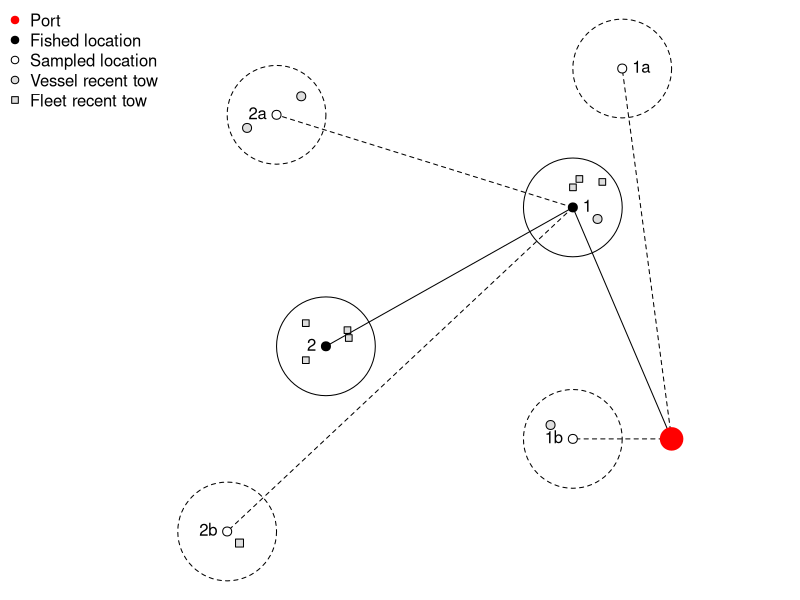
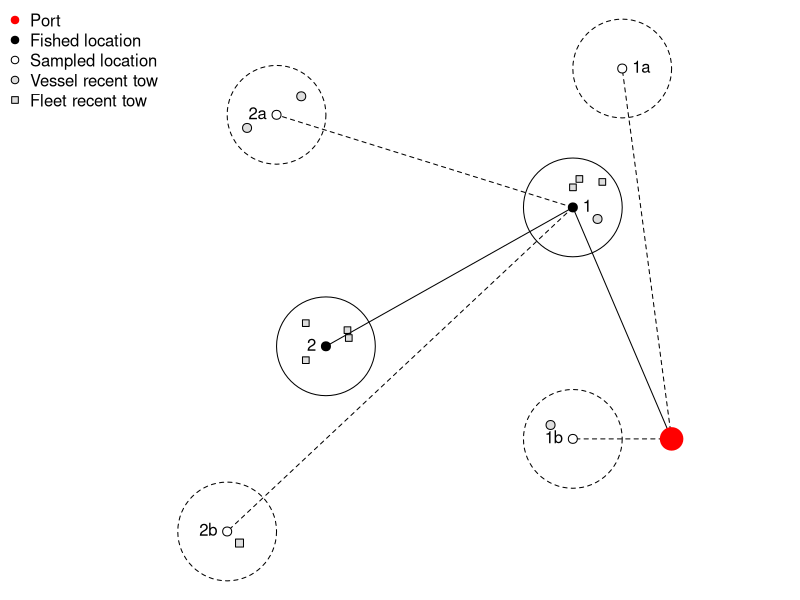
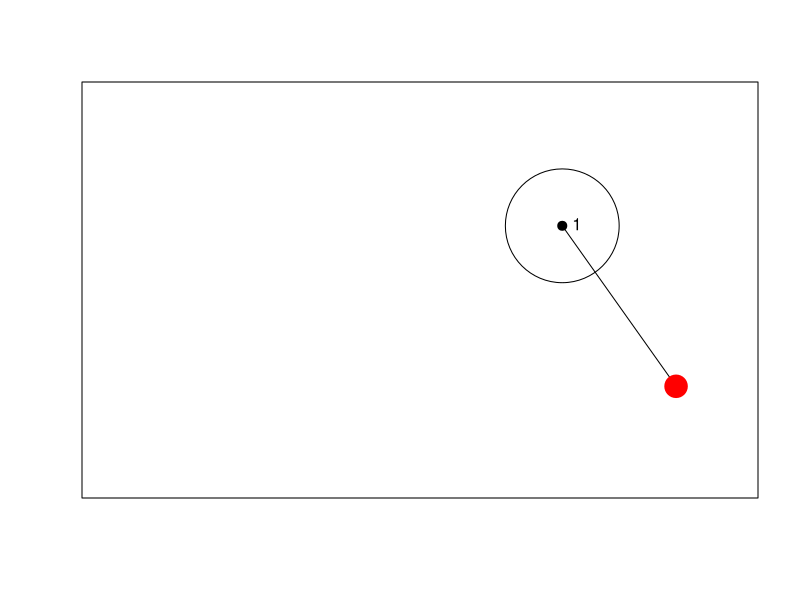
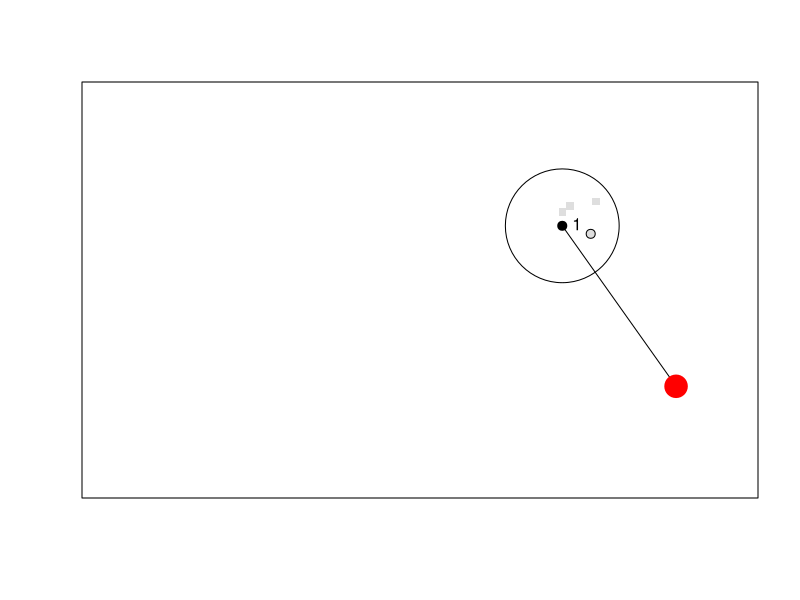
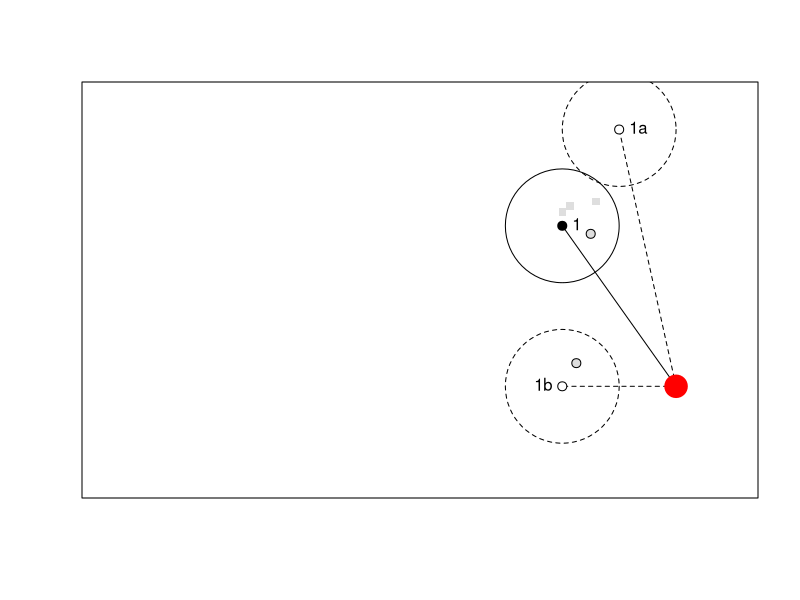

The R source for these figures, in order:
#--------------------------------------------------------
#Choice set schematic figure

# rgb(red, green, blue, alpha, names = NULL, maxColorValue = 1)
tblack <- adjustcolor("gray", alpha.f = .5)

#To Do:
# Add jittered points indicating that the vessel or fleet recently visited

# sample some points within radius
jitters <- function(x = 8, y = 3, radius = 1, n){
  xvals <- runif(min = x - radius, max = x + radius, n = n)
  yvals <- runif(min = y - radius, max = y + radius, n = n)
  return(data.frame(x = xvals, y = yvals))
  # browser()
}

#--------------------------------------------------------
#specify point type, color, and alpha
# setwd("/Users/peterkuriyama/Dropbox/phd/research/ch4")


#--------------------------------------------------------
#Full figure
# pdf(width = 7, height = 7, file = 'figs/ch4_choice_set_ex.pdf')
png(width = 7, height = 7, file = 'figs/ch4_fig1.png',
  res = 150, units = 'in')

par(mar = c(0, 0, 0, 0))
plot(1:10, type = 'n', ylim = c(0, 12), 
  ann = F, axes = F, xlim = c(-3, 12))

#Add distance segments
segments(x0 = 10, x1 = 8, y0 = 3, y1 = 8)
segments(x0 = 8, x1 = 3, y0 = 8, y1 = 5)

#Add radius points
symbols(8, 8, circles = 1, inches = FALSE, fg = 'black', lty = 1, add = T)
symbols(3, 5, circles = 1, inches = FALSE, fg = 'black', lty = 1, add = T)

#empirical tows
points(8, 8, pch = 19, col = 'black', cex = 1.2)
set.seed(301)
jj1 <- jitters(x = 8.5, y = 8.5, radius = .5, n = 3)
jj1[1, 2] <- 8.55

points(jj1, pch = 22,
  bg = tblack, col = 'black')
points(8.5, 7.75, pch = 21, bg = tblack, col = 'black', cex = 1.2)

text(8, 8, '1', pos = 4)

points(3, 5, pch = 19, col = 'black', cex = 1.2)
set.seed(501)
jj <- jitters(x = 3, y = 5, radius = 1, n = 4)
jj[4, 2] <- 5.5
jj[2, 2] <- 4.7

points(jj, pch = 22,
  bg = tblack, col = 'black')
text(3, 5, '2', pos = 2)

#---------------------
#Sampled tows 1
segments(x0 = 10, x1 = 8, y0 = 3, y1 = 3, lty = 2)
segments(x0 = 10, x1 = 9, y0 = 3, y1 = 11, lty = 2)

points(8, 3, pch = 21, bg = 'white', cex = 1.2)
text(8, 3, '1b', pos = 2)
jj3 <- jitters(x = 8, y = 3, radius = .75, n = 1)
jj3$y <- 3.3
points(jj3, pch = 21,
  bg = tblack, col = 'black', cex = 1.2)

points(9, 11, pch = 21, bg = 'white', cex = 1.2)
text(9, 11, '1a', pos = 4)

symbols(8, 3, circles = 1, inches = FALSE, fg = 'black', lty = 2, add = T)
symbols(9, 11, circles = 1, inches = FALSE, fg = 'black', lty = 2, add = T)

#---------------------
#sampled tows 2
segments(x0 = 8, x1 = 2, y0 = 8, y1 = 10, lty = 2)
segments(x0 = 8, x1 = 1, y0 = 8, y1 = 1, lty = 2)

points(2, 10, pch = 21, bg = 'white', cex = 1.2)
text(2, 10, "2a", pos = 2)
jj2 <- jitters(x = 2, y = 10, radius = .75, n = 2)
jj2[1, ] <- c(2.5, 10.4)
points(jj2, pch = 21,
  bg = tblack, col = 'black', cex = 1.2)

points(1, 1, pch = 21, bg = 'white', cex = 1.2)
text(1, 1, "2b", pos = 2)
points(1.25, .75, pch = 22, col = 'black', bg = tblack, cex = 1.2)

symbols(2, 10, circles = 1, inches = FALSE, fg = 'black', lty = 2, add = T)
symbols(1, 1, circles = 1, inches = FALSE, fg = 'black', lty = 2, add = T)

#port point
points(10, 3, pch = 19, col = 'red', cex = 3)

legend("topleft", legend = c("Port", "Fished location", "Sampled location", 
# legend(x = -3.5, y = 5, legend = c("Port", "Fished location", "Sampled location", 
  "Vessel recent tow", "Fleet recent tow"),
  pch = c(19, 19, 21, 21, 22), bty = 'n', 
  col = c('red', 'black', 'black', 'black', 'black'),
  pt.bg = c('white', 'white', 'white', tblack, tblack),
  cex = 1)
dev.off()

#--------------------------------------------------------

tiff(width = 7, height = 7, file = 'figs/ch4_fig1.tiff',
  res = 300, units = 'in')

par(mar = c(0, 0, 0, 0))
plot(1:10, type = 'n', ylim = c(0, 12), 
  ann = F, axes = F, xlim = c(-3, 12))

#Add distance segments
segments(x0 = 10, x1 = 8, y0 = 3, y1 = 8)
segments(x0 = 8, x1 = 3, y0 = 8, y1 = 5)

#Add radius points
symbols(8, 8, circles = 1, inches = FALSE, fg = 'black', lty = 1, add = T)
symbols(3, 5, circles = 1, inches = FALSE, fg = 'black', lty = 1, add = T)

#empirical tows
points(8, 8, pch = 19, col = 'black', cex = 1.2)
set.seed(301)
jj1 <- jitters(x = 8.5, y = 8.5, radius = .5, n = 3)
jj1[1, 2] <- 8.55

points(jj1, pch = 22,
  bg = tblack, col = 'black')
points(8.5, 7.75, pch = 21, bg = tblack, col = 'black', cex = 1.2)

text(8, 8, '1', pos = 4)

points(3, 5, pch = 19, col = 'black', cex = 1.2)
set.seed(501)
jj <- jitters(x = 3, y = 5, radius = 1, n = 4)
jj[4, 2] <- 5.5
jj[2, 2] <- 4.7

points(jj, pch = 22,
  bg = tblack, col = 'black')
text(3, 5, '2', pos = 2)

#---------------------
#Sampled tows 1
segments(x0 = 10, x1 = 8, y0 = 3, y1 = 3, lty = 2)
segments(x0 = 10, x1 = 9, y0 = 3, y1 = 11, lty = 2)

points(8, 3, pch = 21, bg = 'white', cex = 1.2)
text(8, 3, '1b', pos = 2)
jj3 <- jitters(x = 8, y = 3, radius = .75, n = 1)
jj3$y <- 3.3
points(jj3, pch = 21,
  bg = tblack, col = 'black', cex = 1.2)

points(9, 11, pch = 21, bg = 'white', cex = 1.2)
text(9, 11, '1a', pos = 4)

symbols(8, 3, circles = 1, inches = FALSE, fg = 'black', lty = 2, add = T)
symbols(9, 11, circles = 1, inches = FALSE, fg = 'black', lty = 2, add = T)

#---------------------
#sampled tows 2
segments(x0 = 8, x1 = 2, y0 = 8, y1 = 10, lty = 2)
segments(x0 = 8, x1 = 1, y0 = 8, y1 = 1, lty = 2)

points(2, 10, pch = 21, bg = 'white', cex = 1.2)
text(2, 10, "2a", pos = 2)
jj2 <- jitters(x = 2, y = 10, radius = .75, n = 2)
jj2[1, ] <- c(2.5, 10.4)
points(jj2, pch = 21,
  bg = tblack, col = 'black', cex = 1.2)

points(1, 1, pch = 21, bg = 'white', cex = 1.2)
text(1, 1, "2b", pos = 2)
points(1.25, .75, pch = 22, col = 'black', bg = tblack, cex = 1.2)

symbols(2, 10, circles = 1, inches = FALSE, fg = 'black', lty = 2, add = T)
symbols(1, 1, circles = 1, inches = FALSE, fg = 'black', lty = 2, add = T)

#port point
points(10, 3, pch = 19, col = 'red', cex = 3)

legend("topleft", legend = c("Port", "Fished location", "Sampled location", 
# legend(x = -3.5, y = 5, legend = c("Port", "Fished location", "Sampled location", 
  "Vessel recent tow", "Fleet recent tow"),
  pch = c(19, 19, 21, 21, 22), bty = 'n', 
  col = c('red', 'black', 'black', 'black', 'black'),
  pt.bg = c('white', 'white', 'white', tblack, tblack),
  cex = 1)
dev.off()

#--------------------------------------------------------
#Tow 1 figure
png(width = 7, height = 7, file = 'figs/ch4_choice_set_ex_tow1.png',
  res = 150, units = 'in')
plot(1:10, type = 'n', ylim = c(0, 12), 
  ann = F, axes = F, xlim = c(0, 11))
box()
#Add distance segments
segments(x0 = 10, x1 = 8, y0 = 3, y1 = 8)
# segments(x0 = 8, x1 = 3, y0 = 8, y1 = 5)
points(10, 3, pch = 19, col = 'red', cex = 3)
#Add radius points
symbols(8, 8, circles = 1, inches = FALSE, fg = 'black', lty = 1, add = T)
#empirical tows
points(8, 8, pch = 19, col = 'black', cex = 1.2)
text(8, 8, '1', pos = 4)
dev.off()

#--------------------------
png(width = 7, height = 7, file = 'figs/ch4_choice_set_ex_tow1plus.png',
  res = 150, units = 'in')
plot(1:10, type = 'n', ylim = c(0, 12), 
  ann = F, axes = F, xlim = c(0, 11))
box()
#Add distance segments
segments(x0 = 10, x1 = 8, y0 = 3, y1 = 8)
# segments(x0 = 8, x1 = 3, y0 = 8, y1 = 5)
points(10, 3, pch = 19, col = 'red', cex = 3)
#Add radius points
symbols(8, 8, circles = 1, inches = FALSE, fg = 'black', lty = 1, add = T)
#empirical tows
points(8, 8, pch = 19, col = 'black', cex = 1.2)
text(8, 8, '1', pos = 4)
set.seed(301)
points(jitters(x = 8.5, y = 8.5, radius = .5, n = 3), pch = 15,
  col = tblack)
points(8.5, 7.75, pch = 21, bg = tblack, col = 'black', cex = 1.2)
dev.off()

#--------------------------
png(width = 7, height = 7, file = 'figs/ch4_choice_set_ex_tow1plus_samp.png',
  res = 150, units = 'in')
plot(1:10, type = 'n', ylim = c(0, 12), 
  ann = F, axes = F, xlim = c(0, 11))
box()
#Add distance segments
segments(x0 = 10, x1 = 8, y0 = 3, y1 = 8)
# segments(x0 = 8, x1 = 3, y0 = 8, y1 = 5)
#Add radius points
symbols(8, 8, circles = 1, inches = FALSE, fg = 'black', lty = 1, add = T)
#empirical tows
points(8, 8, pch = 19, col = 'black', cex = 1.2)
text(8, 8, '1', pos = 4)
set.seed(301)
points(jitters(x = 8.5, y = 8.5, radius = .5, n = 3), pch = 15,
  col = tblack)
points(8.5, 7.75, pch = 21, bg = tblack, col = 'black', cex = 1.2)
segments(x0 = 10, x1 = 8, y0 = 3, y1 = 3, lty = 2)
segments(x0 = 10, x1 = 9, y0 = 3, y1 = 11, lty = 2)

points(8, 3, pch = 21, bg = 'white', cex = 1.2)
text(8, 3, '1b', pos = 2)
points(jitters(x = 8, y = 3, radius = .75, n = 1), pch = 21,
  bg = tblack, col = 'black', cex = 1.2)

points(9, 11, pch = 21, bg = 'white', cex = 1.2)
text(9, 11, '1a', pos = 4)

symbols(8, 3, circles = 1, inches = FALSE, fg = 'black', lty = 2, add = T)
symbols(9, 11, circles = 1, inches = FALSE, fg = 'black', lty = 2, add = T)
points(10, 3, pch = 19, col = 'red', cex = 3)
dev.off()






